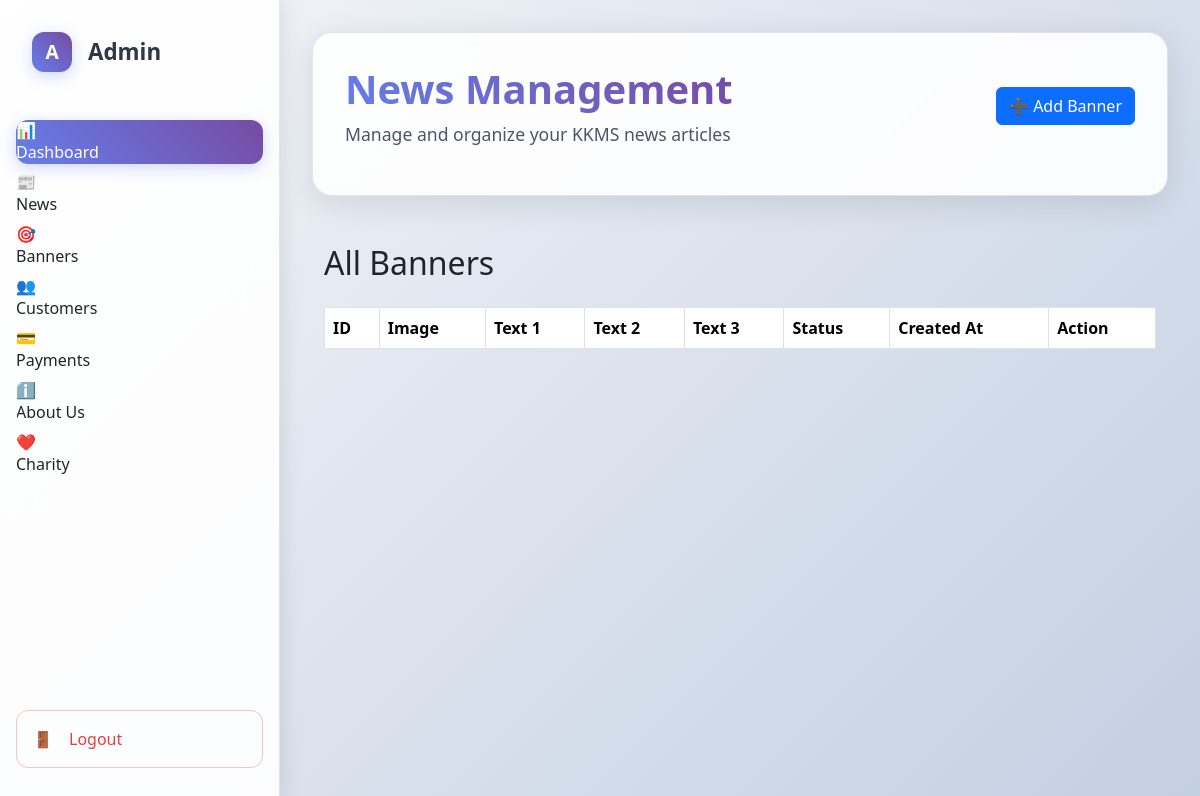
The page /banners/ on the database as committed earlier.
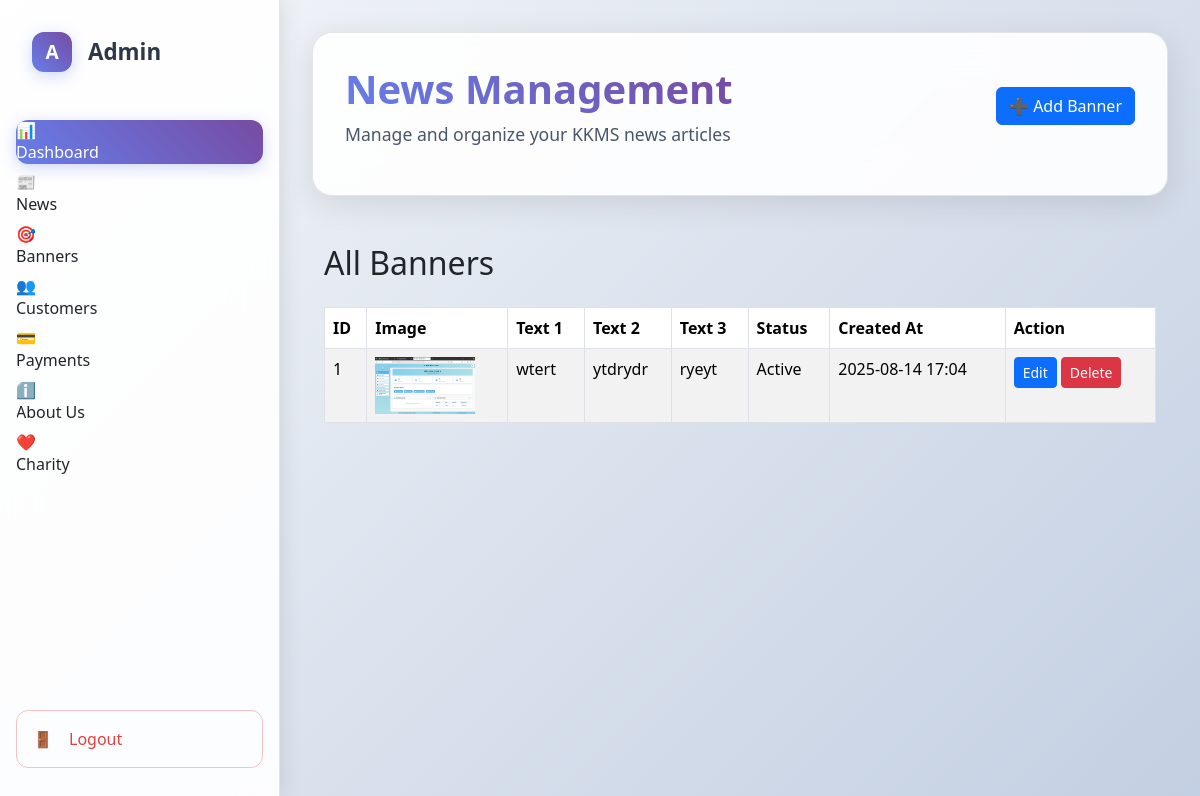
The same page on the database as committed later.
### accounts/models.py (models this page shows, shortened)
class Banners(models.Model):
    STATUS_CHOICES = (
        (0, "Inactive"),
        (1, "Active"),
    )
    banner_image = models.ImageField(upload_to="banner/", max_length=255)
    banner_text1 = models.CharField(max_length=100, blank=True, null=True)
    banner_text2 = models.CharField(max_length=250, blank=True, null=True)
    banner_text3 = models.TextField(blank=True, null=True)
    status = models.IntegerField(choices=STATUS_CHOICES, default=1)
    is_active= models.BooleanField(default=True)
    created_at = models.DateTimeField(auto_now_add=True)
    updated_at = models.DateTimeField(auto_now=True)

### accounts/views.py (the view)
# urls.py: path("banners/", views.banner_list_view, name="banner-list"),
def banner_list_view(request):
    banners = Banners.objects.filter(is_active=True).order_by("-id")
    return render(request, "super_admin/banner.html", {"banners": banners})

### templates/super_admin/banner.html (shortened to what this page needs)
{% load static %}
<!DOCTYPE html>
<html lang="en">
<head>
    <link href="https://cdn.jsdelivr.net/npm/bootstrap@5.3.2/dist/css/bootstrap.min.css" rel="stylesheet">
    <link rel="stylesheet"
        href="https://cdnjs.cloudflare.com/ajax/libs/datatables/1.10.21/css/dataTables.bootstrap4.min.css">
    <link rel="stylesheet"
        href="https://cdnjs.cloudflare.com/ajax/libs/datatables/1.10.21/css/jquery.dataTables.min.css">
</head>
<body>
    <div class="dashboard-container">
        <aside class="sidebar" id="sidebar">
            <div class="sidebar-header">
                <div class="logo">A</div>
                <span class="logo-text">Admin</span>
            </div>
            <nav role="navigation">
                <ul class="nav-menu">
                    <li class="nav-item">
                        <a href="/super-admin/dashboard/" class="nav-link active" onclick="setActive(this)">
                            <span class="nav-icon">📊</span>
                            <span class="nav-text">Dashboard</span>
                        </a>
                    </li>
                    <li class="nav-item">
                        <a href="/news/" class="nav-link" onclick="setActive(this)">
                            <span class="nav-icon">📰</span>
                            <span class="nav-text">News</span>
                        </a>
                    </li>
                    <li class="nav-item">
                        <a href="/banners/" class="nav-link" onclick="setActive(this)">
                            <span class="nav-icon">🎯</span>
                            <span class="nav-text">Banners</span>
                        </a>
                    </li>
                    <li class="nav-item">
                        <a href="#" class="nav-link" onclick="setActive(this)">
                            <span class="nav-icon">👥</span>
                            <span class="nav-text">Customers</span>
                        </a>
                    </li>
                    <li class="nav-item">
                        <a href="#" class="nav-link" onclick="setActive(this)">
                            <span class="nav-icon">💳</span>
                            <span class="nav-text">Payments</span>
                        </a>
                    </li>
                    <li class="nav-item">
                        <a href="#" class="nav-link" onclick="setActive(this)">
                            <span class="nav-icon">ℹ️</span>
                            <span class="nav-text">About Us</span>
                        </a>
                    </li>
                    <li class="nav-item">
                        <a href="#" class="nav-link" onclick="setActive(this)">
                            <span class="nav-icon">❤️</span>
                            <span class="nav-text">Charity</span>
                        </a>
                    </li>
                </ul>
            </nav>
            <div class="logout-section">
                <a href="#" class="logout-link" onclick="confirmLogout(event)">
                    <span class="nav-icon">🚪</span>
                    <span class="nav-text">Logout</span>
                </a>
            </div>
        </aside>
        <main class="main-content">
            <div class="header">
                <div class="header-content">
                    <h1>News Management</h1>
                    <p>Manage and organize your KKMS news articles</p>
                </div>
                <button class="btn btn-primary mb-3" data-bs-toggle="modal" data-bs-target="#addBannerModal">
                    ➕ Add Banner
                </button>
            </div>
            <div class="container mt-5">
                <h2 class="mb-4">All Banners</h2>
                <table id="bannersTable" class="table table-striped table-bordered">
                    <thead>
                        <tr>
                            <th>ID</th>
                            <th>Image</th>
                            <th>Text 1</th>
                            <th>Text 2</th>
                            <th>Text 3</th>
                            <th>Status</th>
                            <th>Created At</th>
                            <th>Action</th>
                        </tr>
                    </thead>
                    <tbody>
                        {% for banner in banners %}
                        <tr>
                            <td>{{ banner.id }}</td>
                            <td>
                                {% if banner.banner_image %}
                                <img src="{{ banner.banner_image.url }}" width="100" />
                                {% endif %}
                            </td>
                            <td>{{ banner.banner_text1 }}</td>
                            <td>{{ banner.banner_text2 }}</td>
                            <td>{{ banner.banner_text3 }}</td>
                            <td>{{ banner.get_status_display }}</td>
                            <td>{{ banner.created_at|date:"Y-m-d H:i" }}</td>
                            <td>
                                <button class="btn btn-sm btn-primary" data-bs-toggle="modal"
                                    data-bs-target="#editBannerModal{{ banner.id }}">
                                    Edit
                                </button>
                                <a href="{% url 'banner-delete' banner.id %}" class="btn btn-sm btn-danger"
                                    onclick="return confirm('Are you sure you want to delete this banner?');">
                                    Delete
                                </a>
                            </td>
                        </tr>
                        {% endfor %}
                    </tbody>
                </table>
            </div>
        </main>
        <link href="https://cdn.jsdelivr.net/npm/bootstrap@5.3.2/dist/css/bootstrap.min.css" rel="stylesheet">
</body>
</html>

### templates/super_admin/banner.html (style rules this page uses)
* { margin: 0; padding: 0; box-sizing: border-box; }
body { font-family: 'Segoe UI', Tahoma, Geneva, Verdana, sans-serif; background: linear-gradient(135deg, #f5f7fa 0%, #c3cfe2 100%); min-height: 100vh; overflow-x: hidden; }
.dashboard-container { display: flex; min-height: 100vh; }
.sidebar { width: 280px; background: rgba(255, 255, 255, 0.9); backdrop-filter: blur(20px); border-right: 1px solid rgba(0, 0, 0, 0.1); padding: 2rem 0; position: fixed; height: 100vh; z-index: 1000; transition: all 0.3s ease; box-shadow: 2px 0 20px rgba(0, 0, 0, 0.1); }
.sidebar-header { padding: 0 2rem; margin-bottom: 3rem; display: flex; align-items: center; gap: 1rem; }
.logo { width: 40px; height: 40px; background: linear-gradient(45deg, #667eea, #764ba2); border-radius: 12px; display: flex; align-items: center; justify-content: center; color: white; font-weight: bold; font-size: 1.2rem; box-shadow: 0 4px 15px rgba(102, 126, 234, 0.3); }
.logo-text { color: #2d3748; font-size: 1.4rem; font-weight: 600; transition: opacity 0.3s ease; }
.nav-menu { list-style: none; padding: 0 1rem; }
.nav-item { margin-bottom: 0.5rem; }
.nav-link { display: flex; align-items: center; gap: 1rem; padding: 1rem; color: #4a5568; text-decoration: none; border-radius: 12px; transition: all 0.3s ease; position: relative; overflow: hidden; }
.nav-link.active { background: linear-gradient(45deg, #667eea, #764ba2); color: white; box-shadow: 0 4px 15px rgba(102, 126, 234, 0.3); }
.nav-icon { width: 20px; height: 20px; display: flex; align-items: center; justify-content: center; }
.nav-text { transition: opacity 0.3s ease; }
.logout-section { position: absolute; bottom: 2rem; left: 1rem; right: 1rem; }
.logout-link { display: flex; align-items: center; gap: 1rem; padding: 1rem; color: #e53e3e; text-decoration: none; border-radius: 12px; transition: all 0.3s ease; border: 1px solid rgba(229, 62, 62, 0.3); }
.main-content { flex: 1; margin-left: 280px; padding: 2rem; transition: margin-left 0.3s ease; }
.header { background: rgba(255, 255, 255, 0.9); backdrop-filter: blur(20px); border-radius: 20px; padding: 2rem; margin-bottom: 2rem; border: 1px solid rgba(0, 0, 0, 0.1); box-shadow: 0 8px 32px rgba(0, 0, 0, 0.1); display: flex; justify-content: space-between; align-items: center; flex-wrap: wrap; gap: 1rem; }
.header-content h1 { color: #2d3748; font-size: 2.5rem; font-weight: 700; margin-bottom: 0.5rem; background: linear-gradient(45deg, #667eea, #764ba2); -webkit-background-clip: text; -webkit-text-fill-color: transparent; }
.header-content p { color: #4a5568; font-size: 1.1rem; }

Rows that differ between the two databases and show on the page:
added Banners: id "1", banner_image (picture), banner_text1 "wtert", banner_text2 "ytdrydr", banner_text3 "ryeyt", status "Active", created_at "2025-08-14 17:04"
